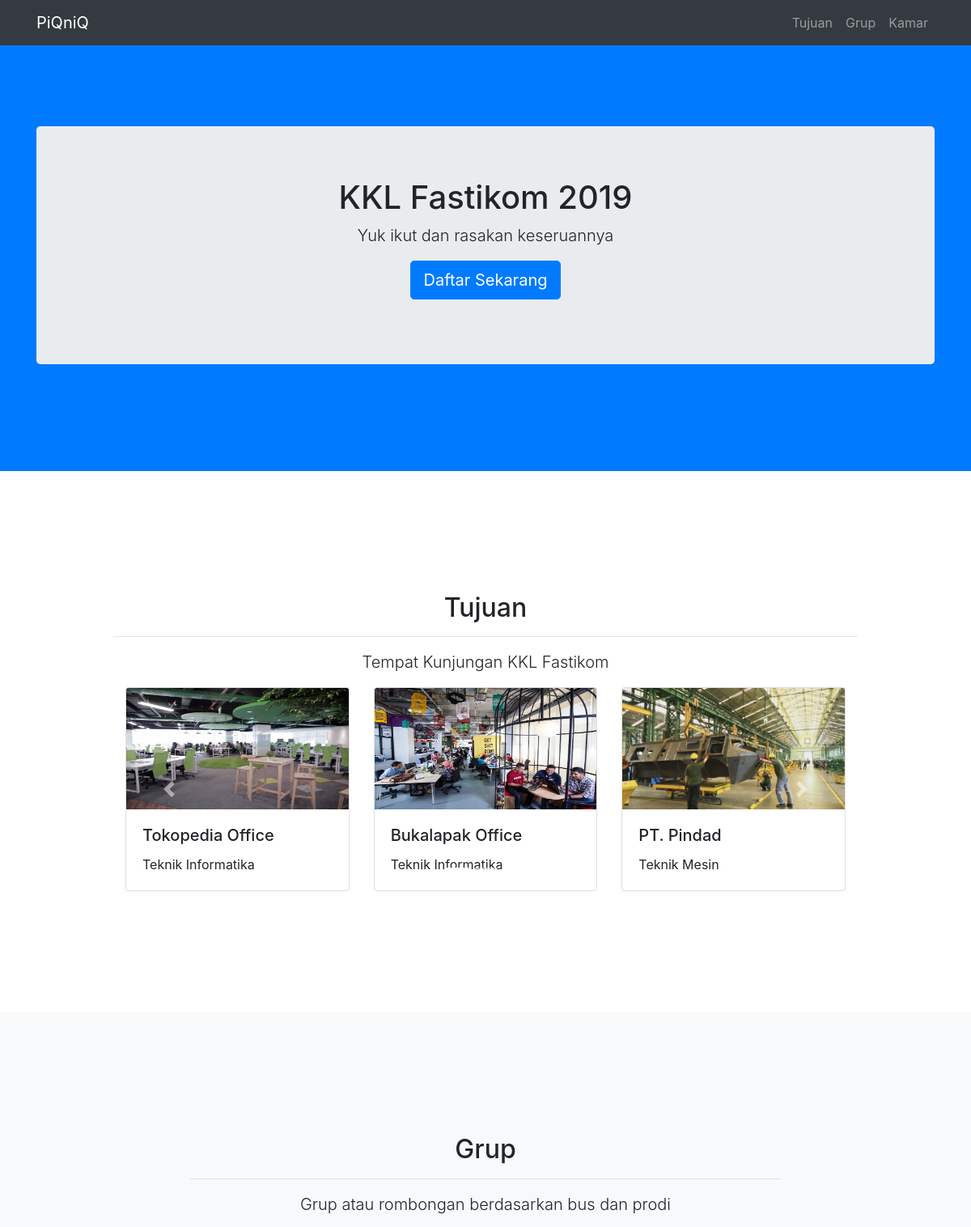
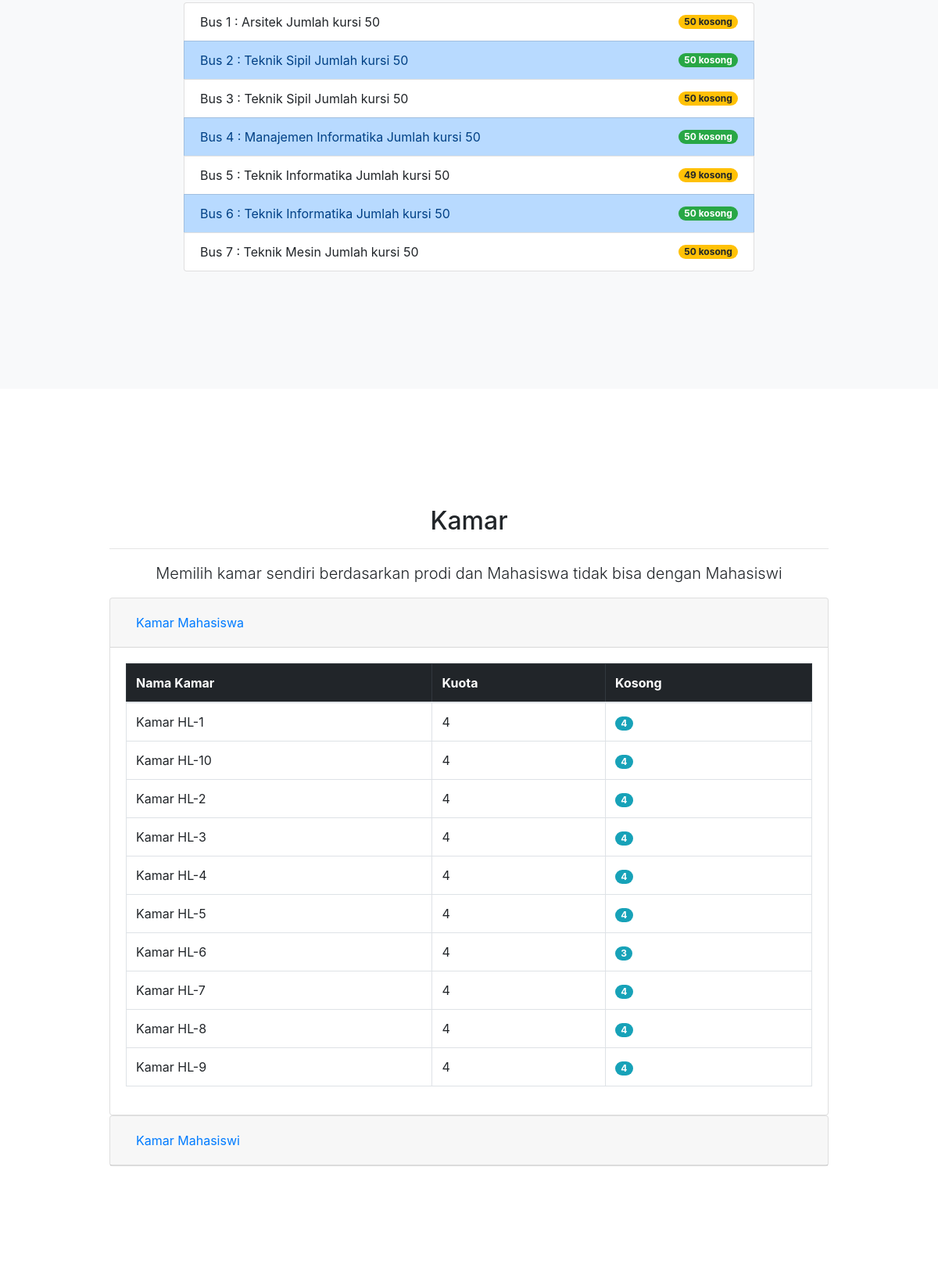
The page / (upper part) on the database its author committed (2 pictures, top to bottom).
### tables this page shows
CREATE TABLE `tujuan` (
  `tujuan_id` int(11) NOT NULL,
  `nama_tujuan` varchar(100) NOT NULL,
  `prodi` varchar(100) NOT NULL,
  `image` varchar(255) DEFAULT NULL,
  `keterangan` text NOT NULL
);

CREATE TABLE `grup` (
  `grup_id` int(11) NOT NULL,
  `nama_grup` varchar(10) NOT NULL,
  `tujuan_id` int(11) NOT NULL,
  `pendamping` varchar(50) NOT NULL,
  `seat` int(4) DEFAULT '0',
  `keterangan` text NOT NULL
);

CREATE TABLE `kamar` (
  `kamar_id` int(11) NOT NULL,
  `nama_kamar` varchar(50) NOT NULL,
  `isi` int(4) DEFAULT '0',
  `keterangan` text NOT NULL
);

### config/config.php (called while the page is built, shortened)
<?php
class Database{
    private $host = "localhost";
    private $user = "root";
    private $pass = "Coyg2018";
    private $dbnm = "piknik";
    public $db;
    public function __construct()
    {
        if(!isset($this->db)){
            $this->db = new mysqli($this->host, $this->user, $this->pass, $this->dbnm);
        }
        return $this->db;
    }
}
?>

### administrator/action/view.php (called while the page is built, shortened)
<?php
include "config/config.php";
class View extends Database
{
    public function getData($query)
    {
        $result = $this->db->query($query);
        $rows = array();
        while ($row = $result->fetch_assoc()) {
            $rows[] = $row;
        }
        return $rows;
    }
}
?>

### kamar.php (the view, shortened to what this page needs)
<?php
$kamar = new View();
?>
<section id="kamar">
    <div class="container">
    <div class="row">
        <div class="col-lg-10 mx-auto">
        <h2 class="text-center">Kamar</h2>
        <hr>
        <p class="lead text-center">Memilih kamar sendiri berdasarkan prodi dan Mahasiswa tidak bisa dengan Mahasiswi</p>
        <div id="accordion">
            <div class="card">
                <div class="card-header" id="headingOne">
                <h5 class="mb-0">
                    <button class="btn btn-link" data-toggle="collapse" data-target="#collapseOne" aria-expanded="true" aria-controls="collapseOne">
                    Kamar Mahasiswa
                    </button>
                </h5>
                </div>
                <div id="collapseOne" class="collapse show" aria-labelledby="headingOne" data-parent="#accordion">
                <div class="card-body">
                    <table class="table table-bordered">
                        <thead class="table-dark">
                            <tr>
                            <th>Nama Kamar</th>
                            <th>Kuota</th>
                            <th>Kosong</th>
                            </tr>
                            </thead>
                            <tbody>
                            <?php
                            $query = "SELECT * FROM kamar WHERE nama_kamar LIKE'%HL%' OR keterangan LIKE '%laki%' ORDER BY nama_kamar";
                            $data = $kamar->getData($query);
                            foreach ($data as $key => $res) {
                                $q = "SELECT COUNT(tiket.kamar_id) as kosong FROM tiket WHERE tiket.kamar_id='".$res['kamar_id']."'";
                                $d = $grup->getData($q);
                                foreach ($d as $key => $val) {
                                    $kosong = $res['isi'] - $val['kosong'];
                                    if ($kosong != 0) {
                                        echo'
                                        <tr>
                                            <td>'.$res['nama_kamar'].'</td>
                                            <td>'.$res['isi'].'</td>
                                            <td>
                                            <span class="badge badge-info badge-pill">'.$kosong.'</span>
                                            </td>
                                        </tr>';
                                    }
                                }
                            }
                            ?>
                            </tbody>
                        </table>
                </div>
                </div>
            </div>
            <div class="card">
                <div class="card-header" id="headingTwo">
                <h5 class="mb-0">
                    <button class="btn btn-link collapsed" data-toggle="collapse" data-target="#collapseTwo" aria-expanded="false" aria-controls="collapseTwo">
                    Kamar Mahasiswi
                    </button>
                </h5>
                </div>
            </div>
            </div>
        </div>
    </div>
    </div>
</section>

### header.php (shortened to what this page needs)
<?php
require_once"header.php";
require_once"administrator/action/view.php";
?>
<!DOCTYPE html>
<html lang="en">
  <head>
    <link href="assets/vendor/bootstrap/css/bootstrap.min.css" rel="stylesheet">
    <link href="//maxcdn.bootstrapcdn.com/font-awesome/4.2.0/css/font-awesome.min.css" type="text/css" rel="stylesheet">
    <link href="assets/css/scrolling-nav.css" rel="stylesheet">
  </head>
  <body id="page-top">

### index.php (shortened to what this page needs)
<?php
require_once "header.php";
?>
    <nav class="navbar navbar-expand-lg navbar-dark bg-dark fixed-top" id="mainNav">
      <div class="container">
        <a class="navbar-brand js-scroll-trigger" href="#page-top">PiQniQ</a>
        <div class="collapse navbar-collapse" id="navbarResponsive">
          <ul class="navbar-nav ml-auto">
            <li class="nav-item">
              <a class="nav-link js-scroll-trigger" href="#tujuan">Tujuan</a>
            </li>
            <li class="nav-item">
              <a class="nav-link js-scroll-trigger" href="#grup">Grup</a>
            </li>
            <li class="nav-item">
              <a class="nav-link js-scroll-trigger" href="#kamar">Kamar</a>
            </li>
          </ul>
        </div>
      </div>
    </nav>
    <?php
    if(!isset($_GET['daftar'])) {
    ?>
    <header class="bg-primary">
      <div class="container text-center">
        <div class="jumbotron">
          <div class="container">
            <h1 class="display-5">KKL Fastikom 2019</h1>
            <p class="lead">Yuk ikut dan rasakan keseruannya</p>
            <p class="lead">
              <a class="btn btn-primary btn-lg js-scroll-trigger" href="#daftar" role="button">Daftar Sekarang</a>
            </p>
          </div>
        </div>
      </div>
    </header>
    <?php
    require_once"tujuan.php";
    ?>
    <?php
    require_once"grup.php";
    ?>
    <?php
    require_once"kamar.php";
    ?>
    <?php
    }
    ?>
<?php
require_once "footer.php";
?>

### tujuan.php (shortened to what this page needs)
<?php
$tujuan = new View();
?>
<section id="tujuan">
    <div class="container">
    <div class="row">
        <div class="col-lg-10 mx-auto">
        <h2 class="text-center">Tujuan</h2>
        <hr>
        <p class="lead text-center">Tempat Kunjungan KKL Fastikom</p>
        <div id="carouselId" class="carousel slide" data-ride="carousel">
            <ol class="carousel-indicators">
                <li data-target="#carouselId" data-slide-to="0" class="active"></li>
                <li data-target="#carouselId" data-slide-to="1"></li>
                <li data-target="#carouselId" data-slide-to="2"></li>
            </ol>
            <div class="carousel-inner row w-100 mx-auto">
                <?php
                $query = "SELECT * FROM tujuan ORDER BY prodi";
                $data = $tujuan->getData($query);
                foreach ($data as $key => $res) {
                    $gambar = '';
                    if($res["image"] != '')
                    {
                        $gambar = '<img src="administrator/upload/'.$res["image"].'" class="card-img-top" width="50" height="150" alt="No Image"/>';
                    }
                    else
                    {
                        $gambar = '';
                    }
                    if($res['tujuan_id'] == 1){
                        echo'
                        <div class="carousel-item active col-md-4">
                        <div class="card">
                            '.$gambar.'
                            <div class="card-body">
                            <h5 class="card-title">'.$res['nama_tujuan'].'</h5>
                            <p class="card-text">'.$res['prodi'].'</p>
                            </div>
                        </div>
                        </div>';
                    }else{
                        echo'
                        <div class="carousel-item col-md-4">
                        <div class="card">
                            '.$gambar.'
                            <div class="card-body">
                            <h5 class="card-title">'.$res['nama_tujuan'].'</h5>
                            <p class="card-text">'.$res['prodi'].'</p>
                            </div>
                        </div>
                        </div>';
                    }
                }
                ?>
            </div>
            <a class="carousel-control-prev" href="#carouselId" role="button" data-slide="prev">
                <span class="carousel-control-prev-icon" aria-hidden="true"></span>
            </a>
            <a class="carousel-control-next" href="#carouselId" role="button" data-slide="next">
                <span class="carousel-control-next-icon" aria-hidden="true"></span>
            </a>
            </div>
        </div>
    </div>
    </div>
</section>

### grup.php
<?php
$grup = new View();
?>
<section id="grup" class="bg-light">
    <div class="container">
    <div class="row">
        <div class="col-lg-8 mx-auto">
        <h2 class="text-center">Grup</h2>
        <hr>
        <p class="lead text-center">Grup atau rombongan berdasarkan bus dan prodi</p>
        <ul class="list-group">
        <?php
            $query = "SELECT grup.*,tujuan.nama_tujuan,tujuan.prodi FROM grup,tujuan WHERE grup.tujuan_id=tujuan.tujuan_id ORDER BY nama_grup";
            $data = $grup->getData($query);
            $no = 1;
            foreach ($data as $key => $res) {
                $q = "SELECT COUNT(tiket.grup_id) as isi FROM tiket WHERE tiket.grup_id='".$res['grup_id']."'";
                $d = $grup->getData($q);
                foreach ($d as $key => $val) {
                    $kosong = $res['seat'] - $val['isi'];
                    if ($no % 2 == 0) {
                        echo '
                        <li class="list-group-item list-group-item-primary d-flex justify-content-between align-items-center">
                        '.$res['nama_grup'].' : '.$res['prodi'].' Jumlah kursi '.$res['seat'].'
                        <span class="badge badge-success badge-pill">'.$kosong.' kosong</span>
                        </li>';
                    } else {
                        echo '
                        <li class="list-group-item  d-flex justify-content-between align-items-center">
                        '.$res['nama_grup'].' : '.$res['prodi'].' Jumlah kursi '.$res['seat'].'
                        <span class="badge badge-warning badge-pill">'.$kosong.' kosong</span>
                        </li>';
                    }
                }
                $no++;
            }
            ?>
        </ul>
        </div>
    </div>
    </div>
</section>

### footer.php (shortened to what this page needs)
  </body>
</html>

### assets/css/scrolling-nav.css (style rules this page uses)
header { padding: 154px 0 100px; }
@media (min-width: 992px) { header { padding: 156px 0 100px; } }
section { padding: 150px 0; }
@media (min-width: 768px) { .carousel-inner .active, .carousel-inner .active + .carousel-item, .carousel-inner .active + .carousel-item + .carousel-item { display: block; } }
@media (min-width: 768px) { .carousel-inner .carousel-item.active:not(.carousel-item-right):not(.carousel-item-left), .carousel-inner .carousel-item.active:not(.carousel-item-right):not(.carousel-item-left) + .carousel-item, .carousel-inner .carousel-item.active:not(.carousel-item-right):not(.carousel-item-left) + .carousel-item + .carousel-item { transition: none; } }

### rows shown on the page
tujuan: image (picture), nama_tujuan "Tokopedia Office", prodi "Teknik Informatika"
tujuan: image (picture), nama_tujuan "Bukalapak Office", prodi "Teknik…"
tujuan: image (picture), nama_tujuan "PT. Pindad", prodi "Teknik Mesin"
grup: nama_grup "Bus 1", tujuan.prodi "Arsitek", seat "50"
grup: nama_grup "Bus 2", tujuan.prodi "Teknik Sipil", seat "50"
grup: nama_grup "Bus 3", tujuan.prodi "Teknik Sipil", seat "50"
grup: nama_grup "Bus 4", tujuan.prodi "Manajemen Informatika", seat "50"
grup: nama_grup "Bus 5", tujuan.prodi "Teknik Informatika", seat "50", kosong "49"
grup: nama_grup "Bus 6", tujuan.prodi "Teknik Informatika", seat "50"
grup: nama_grup "Bus 7", tujuan.prodi "Teknik Mesin", seat "50"
kamar: nama_kamar "Kamar HL-1", isi "4"
kamar: nama_kamar "Kamar HL-10", isi "4"
kamar: nama_kamar "Kamar HL-2", isi "4"
kamar: nama_kamar "Kamar HL-3", isi "4"
kamar: nama_kamar "Kamar HL-4", isi "4"
kamar: nama_kamar "Kamar HL-5", isi "4"
kamar: nama_kamar "Kamar HL-6", isi "4", kosong "3"
kamar: nama_kamar "Kamar HL-7", isi "4"
kamar: nama_kamar "Kamar HL-8", isi "4"
kamar: nama_kamar "Kamar HL-9", isi "4"
